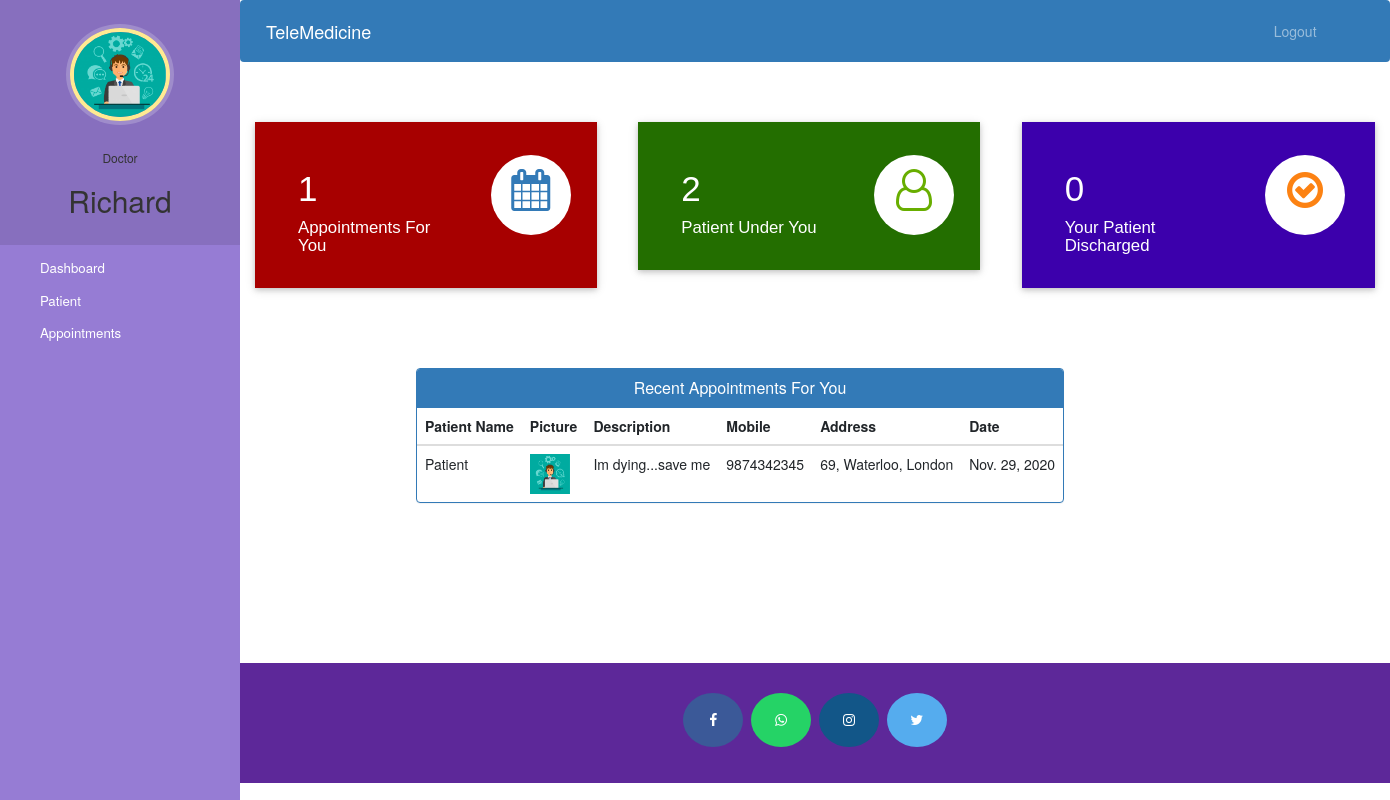
Page /doctor-dashboard (signed in) on the committed database.
### hospital/models.py (models this page shows, shortened)
class Doctor(models.Model):
    user=models.OneToOneField(User,on_delete=models.CASCADE)
    profile_pic= models.ImageField(upload_to='profile_pic/DoctorProfilePic/',null=True,blank=True)
    address = models.CharField(max_length=40)
    mobile = models.CharField(max_length=20,null=True)
    department= models.CharField(max_length=50,choices=departments,default='Cardiologist')
    status=models.BooleanField(default=False)

class Appointment(models.Model):
    patientId=models.PositiveIntegerField(null=True)
    doctorId=models.PositiveIntegerField(null=True)
    patientName=models.CharField(max_length=40,null=True)
    doctorName=models.CharField(max_length=40,null=True)
    appointmentDate=models.DateField(auto_now=True)
    description=models.TextField(max_length=500)
    status=models.BooleanField(default=False)

class Patient(models.Model):
    user=models.OneToOneField(User,on_delete=models.CASCADE)
    profile_pic= models.ImageField(upload_to='profile_pic/PatientProfilePic/',null=True,blank=True)
    address = models.CharField(max_length=40)
    mobile = models.CharField(max_length=20,null=False)
    symptoms = models.CharField(max_length=100,null=False)
    assignedDoctorId = models.PositiveIntegerField(null=True)
    admitDate=models.DateField(auto_now=True)
    status=models.BooleanField(default=False)

### hospital/views.py (the view)
# urls.py: path('doctor-dashboard', views.doctor_dashboard_view,name='doctor-dashboard'),
@login_required(login_url='doctorlogin')
@user_passes_test(is_doctor)
def doctor_dashboard_view(request):
    patientcount=models.Patient.objects.all().filter(status=True,assignedDoctorId=request.user.id).count()
    appointmentcount=models.Appointment.objects.all().filter(status=True,doctorId=request.user.id).count()
    patientdischarged=models.PatientDischargeDetails.objects.all().distinct().filter(assignedDoctorName=request.user.first_name).count()
    appointments=models.Appointment.objects.all().filter(status=True,doctorId=request.user.id).order_by('-id')
    patientid=[]
    for a in appointments:
        patientid.append(a.patientId)
    patients=models.Patient.objects.all().filter(status=True,user_id__in=patientid).order_by('-id')
    appointments=zip(appointments,patients)
    mydict={
    'patientcount':patientcount,
    'appointmentcount':appointmentcount,
    'patientdischarged':patientdischarged,
    'appointments':appointments,
    'doctor':models.Doctor.objects.get(user_id=request.user.id), #for profile picture of doctor in sidebar
    }
    return render(request,'hospital/doctor_dashboard.html',context=mydict)

### hospital/views.py (called while the page is built)
def is_doctor(user):
    return user.groups.filter(name='DOCTOR').exists()

### templates/hospital/doctor_dashboard.html
{% extends 'hospital/doctor_base.html' %}
{% load static %}
{% block content %}
{%include 'hospital/doctor_dashboard_cards.html'%}
<br><br><br><br>
<div class="container">
  <div class="row">
    <div class="panel panel-primary" style="margin-left:15%;">
      <div class="panel-heading" style="text-align:center;">
        <h6 class="panel-title">Recent Appointments For You</h6>
      </div>
      <table class="table table-hover" id="dev-table">
        <thead>
          <tr>
            <th>Patient Name</th>
            <th>Picture</th>
            <th>Description</th>
            <th>Mobile</th>
            <th>Address</th>
            <th>Date</th>
          </tr>
        </thead>
        {% for a,p in appointments %}
        <tr>
          <td>{{a.patientName}}</td>
          <td> <img src="{% static p.profile_pic.url %}" alt="Profile Pic" height="40px" width="40px" /></td>
          <td>{{a.description}}</td>
          <td>{{p.mobile}}</td>
          <td>{{p.address}}</td>
          <td>{{a.appointmentDate}}</td>
        </tr>
        {% endfor %}
      </table>
    </div>
  </div>
</div>
{% endblock content %}

### templates/hospital/doctor_base.html (shortened to what this page needs)
<!DOCTYPE html>
{% load static %}
<html lang="en">
<head>
  <link rel="stylesheet" href="https://stackpath.bootstrapcdn.com/bootstrap/4.3.1/css/bootstrap.min.css">
  <link rel="stylesheet" href="https://maxcdn.bootstrapcdn.com/font-awesome/4.7.0/css/font-awesome.min.css">
</head>
<body>
  <nav class="menu" tabindex="0">
    <header class="avatar">
      <img src="{% static doctor.profile_pic.url %}" alt="Profile Pic" />
      <br><br>
      <h6>Doctor</h6>
      <h2>{{request.user.first_name}}</h2>
    </header>
    <ul>
      <li tabindex="0" class="icon-dashboard"> <a style="color:white; text-decoration:none;" href="/doctor-dashboard"><span>Dashboard</span></a> </li>
      <li tabindex="0" class="icon-users"> <a style="color:white; text-decoration:none;" href="/doctor-patient"><span>Patient</span></a></li>
      <li tabindex="0" class="icon-calendar"> <a style="color:white; text-decoration:none;" href="/doctor-appointment"><span>Appointments</span></a></li>
    </ul>
  </nav>
  <main>
    <div class="bs-example">
      <nav class="navbar navbar-expand-md  navbar-dark fixed-top" style="background:#337AB7;">
        <a href="/doctor-dashboard" class="navbar-brand">TeleMedicine</a>
        <div class="collapse navbar-collapse justify-content-between" id="navbarCollapse">
          <div class="navbar-nav" style=" margin-left: 90%;">
            <a href="/logout" class="nav-item nav-link">Logout</a>
          </div>
        </div>
      </nav>
    </div>
    <br><br>
    {% block content %}
    {% endblock content %}
    <br><br><br><br><br><br><br>
    <footer>
      <p>
        <a id="ftr" href="https://facebook.com/" class="fa fa-facebook"></a>
        <a id="ftr" href="https://api.whatsapp.com/" class="fa fa-whatsapp"></a>
        <a id="ftr" href="https://instagram.com/" class="fa fa-instagram"></a>
        <a id="ftr" href="https://twitter.com/" class="fa fa-twitter"></a>
      </p>
      <br>
      <div class="container">
        <div class="row">
          <div class="col-md-12 col-sm-12">
          </div>
        </div>
      </div>
    </footer>
  </main>
</body>
</html>

### templates/hospital/doctor_base.html (style rules this page uses)
a:link { text-decoration: none; }
a { color: white; }
footer { padding: 0px 0px 0px 0px; background-color: rgb(93, 40, 153); margin: 0px; }
#ftr { padding: 20px; }
.fa { font-size: 23px; width: 60px; text-align: center; text-decoration: none; margin: 5px 2px; border-radius: 50%; }
.fa-facebook { background: #3B5998; color: white; margin-top: 30px; }
.fa-whatsapp { background: #25d366; color: white; }
.fa-twitter { background: #55ACEE; color: white; }
.fa-instagram { background: #125688; color: white; }
p { text-align: center; }
body { padding-left: 240px; }
main { position: relative; height: 100vh; }
.menu { background: #967cd4; height: 100vh; width: 240px; position: fixed; top: 0px; left: 0; z-index: 5; outline: none; }
.menu .avatar { background: rgba(0, 0, 0, 0.1); padding: 2em 0.5em; text-align: center; }
.menu .avatar img { width: 100px; border-radius: 50%; overflow: hidden; border: 4px solid #ffea92; box-shadow: 0 0 0 4px rgba(255, 255, 255, 0.2); }
.menu .avatar h2 { font-weight: normal; margin-bottom: 0; }
.menu ul { list-style: none; padding: 0.5em 0; margin: 0; }
.menu ul li { padding: 0.5em 1em 0.5em 3em; font-size: 0.95em; font-weight: regular; background-repeat: no-repeat; background-position: left 15px center; background-size: auto 20px; transition: all 0.15s linear; cursor: pointer; }
.menu ul li.icon-dashboard { background-image: url("http://www.entypo.com/images//gauge.svg"); }
.menu ul li.icon-users { background-image: url("http://www.entypo.com/images//users.svg"); }
.menu ul li.icon-calendar { background-image: url("http://www.entypo.com/images//calendar.svg"); }

### rows in the picture
Doctor: profile_pic (picture)
Appointment: patientName "Patient", profile_pic (picture), description "Im dying...save me", mobile "9874342345", address "69, Waterloo, London", appointmentDate "Nov. 29, 2020"

### other values in the picture
{{ request.user.first_name }} "Richard"
{{ appointmentcount }} "1"
{{ patientcount }} "2"
{{ patientdischarged }} "0"
